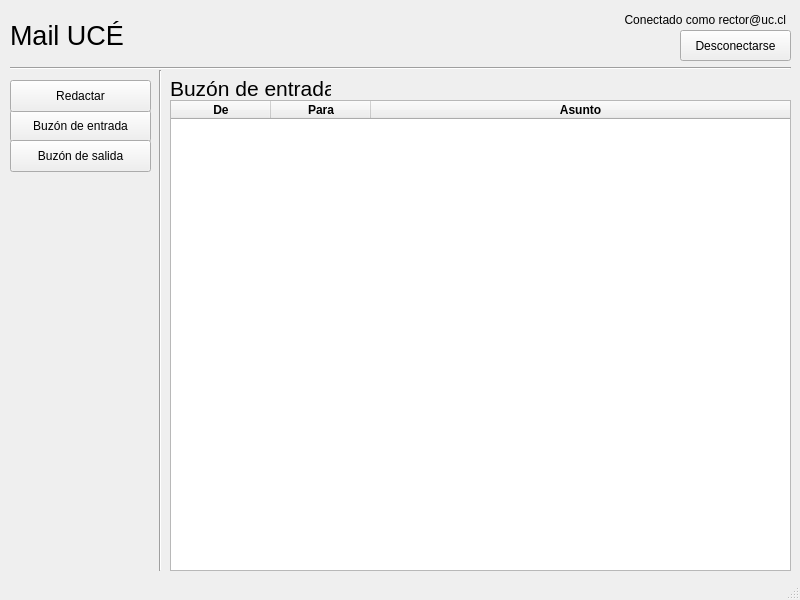
<?xml version="1.0" encoding="UTF-8"?>
<ui version="4.0">
 <class>MainWindow</class>
 <widget class="QMainWindow" name="MainWindow">
  <property name="geometry">
   <rect>
    <x>0</x>
    <y>0</y>
    <width>800</width>
    <height>600</height>
   </rect>
  </property>
  <property name="windowTitle">
   <string>Mail UCÉ</string>
  </property>
  <property name="windowOpacity">
   <double>1.000000000000000</double>
  </property>
  <widget class="QWidget" name="centralwidget">
   <widget class="QLabel" name="label">
    <property name="geometry">
     <rect>
      <x>10</x>
      <y>20</y>
      <width>381</width>
      <height>31</height>
     </rect>
    </property>
    <property name="font">
     <font>
      <pointsize>20</pointsize>
     </font>
    </property>
    <property name="text">
     <string>Mail UCÉ</string>
    </property>
   </widget>
   <widget class="Line" name="line">
    <property name="geometry">
     <rect>
      <x>10</x>
      <y>60</y>
      <width>781</width>
      <height>16</height>
     </rect>
    </property>
    <property name="orientation">
     <enum>Qt::Horizontal</enum>
    </property>
   </widget>
   <widget class="QTableWidget" name="mailTable">
    <property name="geometry">
     <rect>
      <x>170</x>
      <y>100</y>
      <width>621</width>
      <height>471</height>
     </rect>
    </property>
    <property name="editTriggers">
     <set>QAbstractItemView::NoEditTriggers</set>
    </property>
    <property name="alternatingRowColors">
     <bool>true</bool>
    </property>
    <property name="selectionMode">
     <enum>QAbstractItemView::SingleSelection</enum>
    </property>
    <property name="selectionBehavior">
     <enum>QAbstractItemView::SelectRows</enum>
    </property>
    <property name="rowCount">
     <number>0</number>
    </property>
    <property name="columnCount">
     <number>3</number>
    </property>
    <attribute name="horizontalHeaderStretchLastSection">
     <bool>true</bool>
    </attribute>
    <column>
     <property name="text">
      <string>De</string>
     </property>
     <property name="font">
      <font>
       <weight>75</weight>
       <bold>true</bold>
      </font>
     </property>
    </column>
    <column>
     <property name="text">
      <string>Para</string>
     </property>
     <property name="font">
      <font>
       <weight>75</weight>
       <bold>true</bold>
      </font>
     </property>
    </column>
    <column>
     <property name="text">
      <string>Asunto</string>
     </property>
     <property name="font">
      <font>
       <weight>75</weight>
       <bold>true</bold>
      </font>
     </property>
    </column>
   </widget>
   <widget class="QLabel" name="boxLabel">
    <property name="geometry">
     <rect>
      <x>170</x>
      <y>80</y>
      <width>161</width>
      <height>16</height>
     </rect>
    </property>
    <property name="font">
     <font>
      <pointsize>16</pointsize>
     </font>
    </property>
    <property name="text">
     <string>Buzón de entrada</string>
    </property>
   </widget>
   <widget class="QPushButton" name="signOutButton">
    <property name="geometry">
     <rect>
      <x>680</x>
      <y>30</y>
      <width>111</width>
      <height>31</height>
     </rect>
    </property>
    <property name="text">
     <string>Desconectarse</string>
    </property>
   </widget>
   <widget class="QLabel" name="connectedLabel">
    <property name="geometry">
     <rect>
      <x>295</x>
      <y>10</y>
      <width>491</width>
      <height>20</height>
     </rect>
    </property>
    <property name="text">
     <string>Conectado como rector@uc.cl</string>
    </property>
    <property name="alignment">
     <set>Qt::AlignRight|Qt::AlignTrailing|Qt::AlignVCenter</set>
    </property>
   </widget>
   <widget class="QPushButton" name="inboxButton">
    <property name="geometry">
     <rect>
      <x>10</x>
      <y>110</y>
      <width>141</width>
      <height>32</height>
     </rect>
    </property>
    <property name="text">
     <string>Buzón de entrada</string>
    </property>
   </widget>
   <widget class="QPushButton" name="outboxButton">
    <property name="geometry">
     <rect>
      <x>10</x>
      <y>140</y>
      <width>141</width>
      <height>32</height>
     </rect>
    </property>
    <property name="text">
     <string>Buzón de salida</string>
    </property>
   </widget>
   <widget class="Line" name="line_2">
    <property name="geometry">
     <rect>
      <x>150</x>
      <y>70</y>
      <width>20</width>
      <height>501</height>
     </rect>
    </property>
    <property name="orientation">
     <enum>Qt::Vertical</enum>
    </property>
   </widget>
   <widget class="QPushButton" name="composeButton">
    <property name="geometry">
     <rect>
      <x>10</x>
      <y>80</y>
      <width>141</width>
      <height>32</height>
     </rect>
    </property>
    <property name="text">
     <string>Redactar</string>
    </property>
   </widget>
  </widget>
  <widget class="QStatusBar" name="statusbar"/>
 </widget>
 <resources/>
 <connections/>
</ui>
